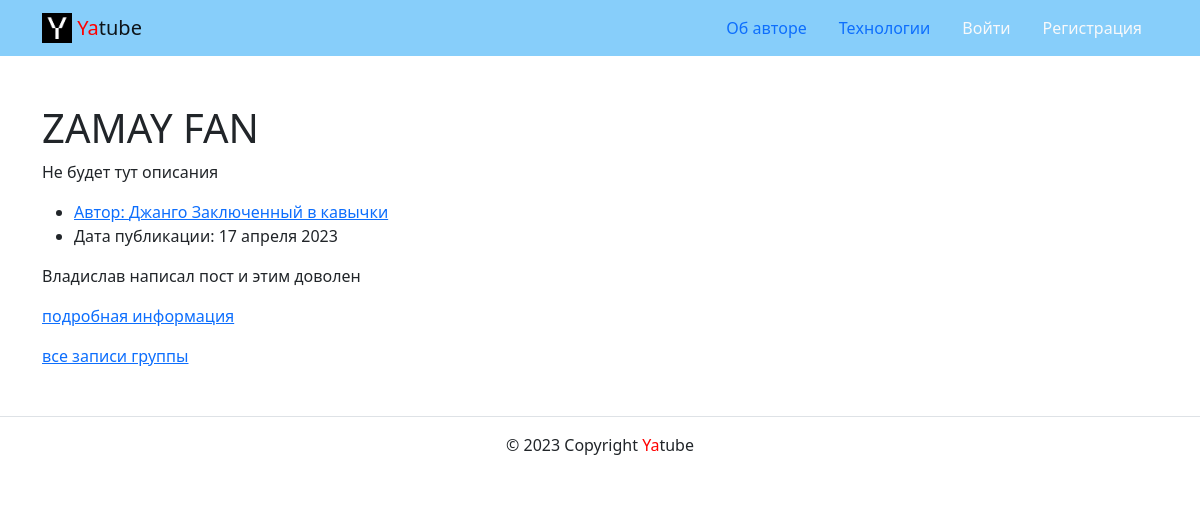
Page /group/zamay_navsegda/ on the earlier database version.
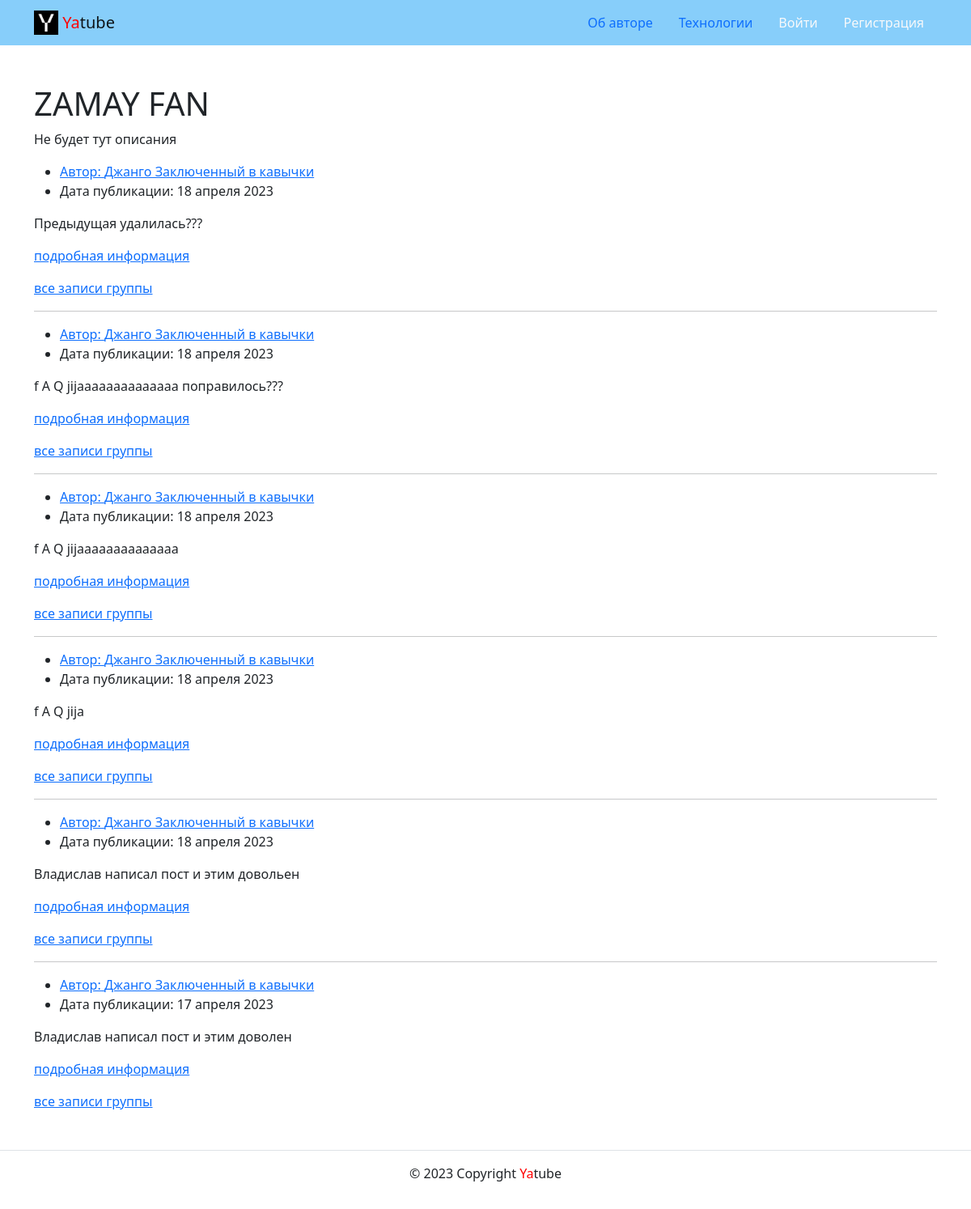
Same page on the later database version.
### posts/models.py (models this page shows, shortened)
class Group(models.Model):
    title = models.CharField(max_length=200)
    slug = models.SlugField(max_length=255, unique=True, null=False)
    description = models.TextField(verbose_name='Описание группы')

class Post(models.Model):
    text = models.TextField()
    pub_date = models.DateTimeField(auto_now_add=True)
    group = models.ForeignKey(
        Group,
        blank=True,
        null=True,
        on_delete=models.SET_NULL,
        related_name='group_posts'
    )
    author = models.ForeignKey(
        User,
        on_delete=models.CASCADE,
        related_name='posts'
    )

### posts/views.py (the view)
# urls.py: path('group/<slug:slug>/', views.group_posts, name='group_posts'),
def group_posts(request, slug):
    group = get_object_or_404(Group, slug=slug)
    posts = group.group_posts.all()
    posts = posts.order_by('-pub_date')
    paginator = Paginator(posts, NUM_OF_POSTS)
    page_number = request.GET.get('page')
    page_obj = paginator.get_page(page_number)
    context = {
        'group': group,
        'page_obj': page_obj,
    }
    return render(request, 'posts/group_list.html', context)

### templates/posts/group_list.html (shortened to what this page needs)
{% extends 'base.html' %}
{% block content %}
    <main>
      <div class="container py-5">
        <h1>{{ group.title }}</h1>
        <p>
          {{ group.description }}
        </p>
        <article>
          {% for post in page_obj %}
          <ul>
            <li>
              <a href="{% url 'posts:profile' post.author %}">Автор: {{ post.author.get_full_name }}</a>
            </li>
            <li>
              Дата публикации: {{ post.pub_date|date:"d E Y" }}
            </li>
          </ul>
          <p>{{ post.text }}</p>
          <p><a href="{% url 'posts:post_detail' post.pk %}">подробная информация </a></p>
          {% if post.group %}
            <a href="{% url 'posts:group_posts' post.group.slug %}">все записи группы</a>
          {% endif %}
          {% if not forloop.last %}<hr>{% endif %}
        {% endfor %}
        </article>
      </div>
{% endblock %}

### templates/base.html (shortened to what this page needs)
<!DOCTYPE html>
<html lang="ru">
  <head>
    {% load static %}
    <link rel="stylesheet" href="{% static 'css/bootstrap.min.css' %}">
  </head>
  <body>
    <header>
      {% include 'includes/header.html' %}
    </header>
    <main>
      {% block content %}{% endblock %}
    </main>
    <footer>
      {% include 'includes/footer.html' %}
    </footer>
  </body>
</html>

### templates/includes/header.html (shortened to what this page needs)
<!DOCTYPE html>
<html lang="en">
<head>
    {% load static %}
</head>
<body>
    <header>
  <nav class="navbar navbar-light" style="background-color: lightskyblue">
    <div class="container">
      <a class="navbar-brand" href="{% url 'posts:index' %}">
        <img src="{% static 'img/logo.png' %}" width="30" height="30" class="d-inline-block align-top" alt="">
        <span style="color:red">Ya</span>tube
      </a>
      <ul class="nav nav-pills">
        <li class="nav-item">
          <a class="nav-link " href="{% url 'about:author' %}">Об авторе</a>
        </li>
        <li class="nav-item">
          <a class="nav-link " href="{% url 'about:tech' %}" href="{% url 'about:tech' %}">Технологии</a>
        </li>
        {% if request.user.is_authenticated %}
        <li class="nav-item">
          <a class="nav-link {% if request.resolver_match.view_name  == 'posts:create_post' %}
            active
            {% endif %}" href="{% url 'posts:create_post' %}" href="{% url 'posts:create_post' %}"
             href="{% url 'posts:create_post' %}">Новая запись</a>
        </li>
        <li class="nav-item">
          <a class="nav-link link-light" href="">Изменить пароль</a>
        </li>
        <li class="nav-item">
          <a class="nav-link link-light" href="{% url 'users:logout' %}">Выйти</a>
        </li>
        <li>
          <a href="{% url 'posts:profile' user.username %}">Пользователь: {{ user.username }}</a>
        </li>
        {% else %}
        <li class="nav-item">
          <a class="nav-link link-light" href="{% url 'users:login' %}">Войти</a>
        </li>
        <li class="nav-item">
          <a class="nav-link link-light" href="{% url 'users:signup' %}">Регистрация</a>
        </li>
        {% endif %}
      </ul>
    </div>
  </nav>
</header>
</body>
</html>

### templates/includes/footer.html (shortened to what this page needs)
<!DOCTYPE html>
<html lang="en">
<head>
</head>
<body>
    <footer class="border-top text-center py-3">
      <p>© 2023 Copyright <span style="color:red">Ya</span>tube</p>
    </footer>
</body>
</html>

Differences in the rows shown:
added Post: author.get_full_name "Джанго Заключенный в кавычки", pub_date "18 апреля 2023", text "Предыдущая удалилась???", shows "все записи группы"
added Post: author.get_full_name "Джанго Заключенный в кавычки", pub_date "18 апреля 2023", text "f A Q jijaaaaaaaaaaaaaa поправилось???", shows "все записи группы"
added Post: author.get_full_name "Джанго Заключенный в кавычки", pub_date "18 апреля 2023", text "f A Q jijaaaaaaaaaaaaaa", shows "все записи группы"
added Post: author.get_full_name "Джанго Заключенный в кавычки", pub_date "18 апреля 2023", text "f A Q jija", shows "все записи группы"
added Post: author.get_full_name "Джанго Заключенный в кавычки", pub_date "18 апреля 2023", text "Владислав написал пост и этим довольен", shows "все записи группы"
